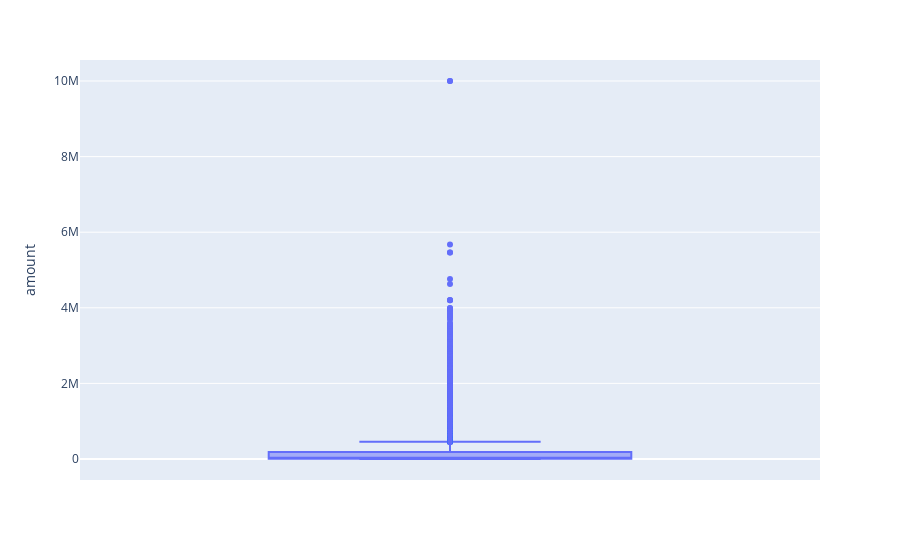

The notebook cell saved with this chart:
### Markdown cell above
상위 50k개의 행으로 좀 줄이기 + 거래 금액 분포 파악

### Code cell
#Reading the first 50000 rows
paysim=pd.read_csv('../data/raw/PS_20174392719_1491204439457_log.csv',nrows=50000)

#Distribution of Amount
fig = px.box(paysim, y="amount")
fig.show()

### Figure 1 — Plotly figure (JSON) as saved in the notebook; plotly's stock layout.template omitted (floating-point values rounded to 4 significant figures; data arrays with more than 128 entries replaced by an {"elided": "..."} marker saying what was removed)
{"data": [{"alignmentgroup": "True", "hovertemplate": "amount=%{y}<extra></extra>", "legendgroup": "", "marker": {"color": "#636efa"}, "name": "", "notched": false, "offsetgroup": "", "orientation": "v", "showlegend": false, "type": "box", "x0": " ", "xaxis": "x", "y": {"elided": "50000 float values"}, "y0": " ", "yaxis": "y"}], "layout": {"boxmode": "group", "legend": {"tracegroupgap": 0}, "margin": {"t": 60}, "xaxis": {"anchor": "y", "domain": [0, 1]}, "yaxis": {"anchor": "x", "domain": [0, 1], "title": {"text": "amount"}}}}
